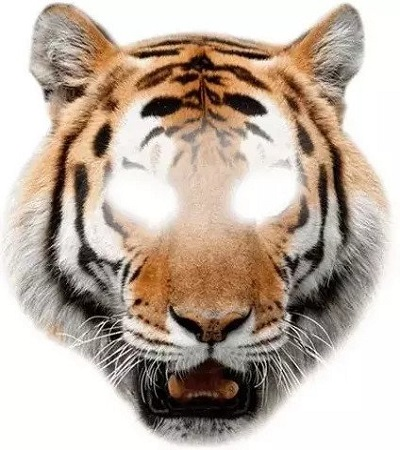
#> input picture resources/animal.jpg, 400 x 450 px
$ python morph2.py
#> lines starting #> are read from the running program, lines starting #| are printed output that depends on the picture
import cv2
import numpy as np

animal = cv2.imread('resources/animal.jpg', cv2.IMREAD_GRAYSCALE)
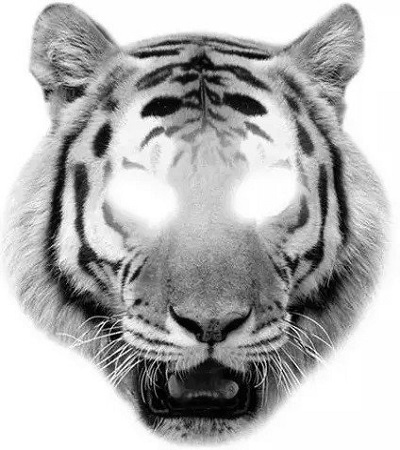
#> animal: shape (450, 400); min 0, max 255, mean 179.6
me = cv2.imread('resources/me.jpg', cv2.IMREAD_GRAYSCALE)
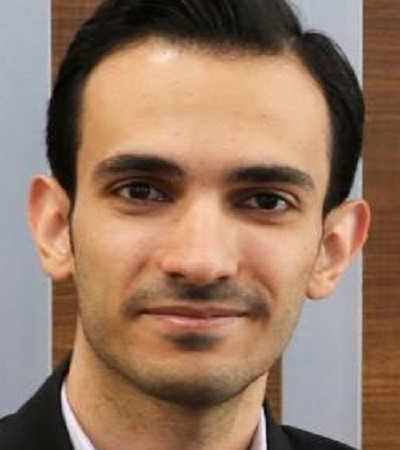
#> input picture resources/me.jpg, 400 x 450 px
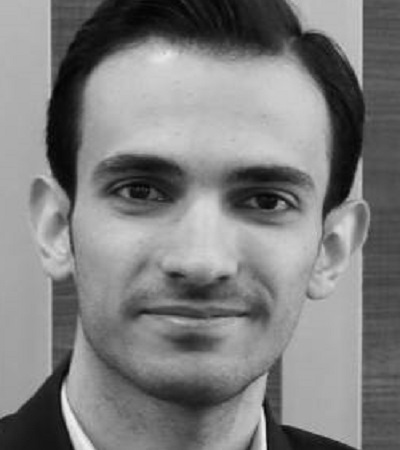
#> me: shape (450, 400); min 2, max 243, mean 126.1

animal = animal.astype(np.float32)
me = me.astype(np.float32)

R,C = animal.shape
#> R = 450; C = 400
top = animal[:R//2,:]*0.5 + me[:R//2,:]*0.5
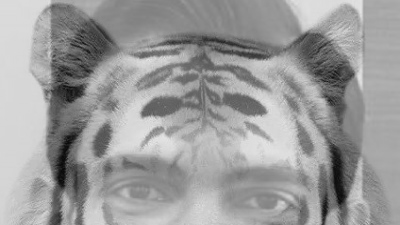
#> top: shape (225, 400) float32; min 8.5, max 229.5, mean 155.6
top = top.astype(np.uint8)

bottom = animal[R//2:,:]
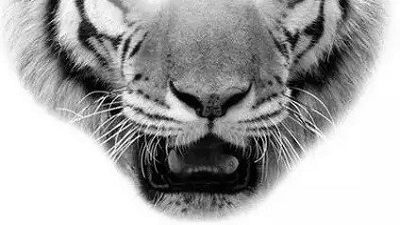
#> bottom: shape (225, 400) float32; min 0, max 255, mean 169.1
for r in range(R//2,R):
    factor = r/R
    bottom[r - (R//2)] = animal[r,:]*factor + me[r,:]*(1-factor)
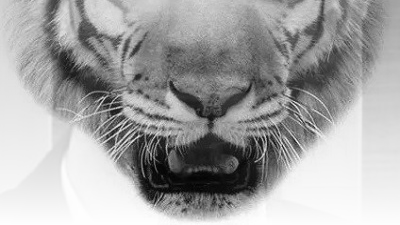
#> bottom: shape (225, 400) float32; min 3.24, max 255, mean 165

bottom = bottom.astype(np.uint8)

concatenated_results = np.concatenate([top,bottom], axis=0)
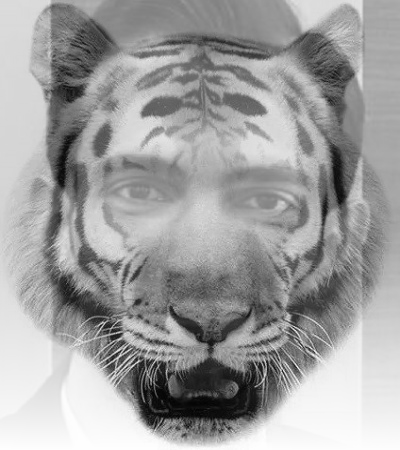
#> concatenated_results: shape (450, 400); min 3, max 254, mean 159.9

cv2.imwrite("results/morph2.jpg",concatenated_results)
